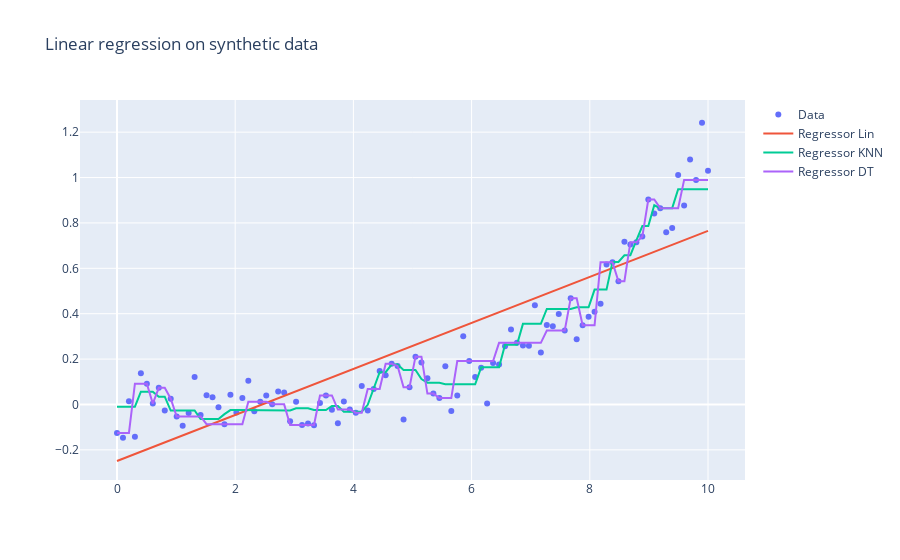

Source (notebook cell):
### Code cell
iplot(reg_plotly_plot(x,y,
                      [lin_preds,knn_preds,dt_preds],
                      ["Lin","KNN","DT"]
                     )
     )
